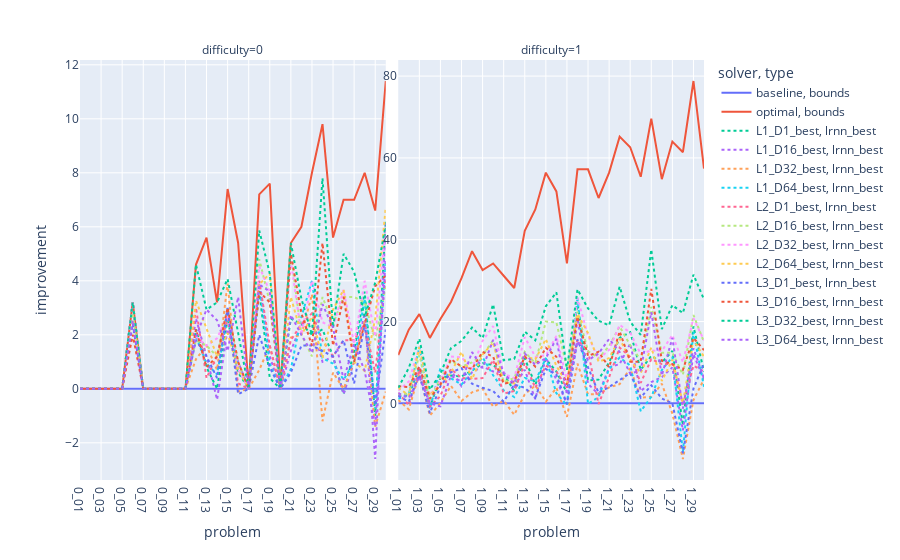
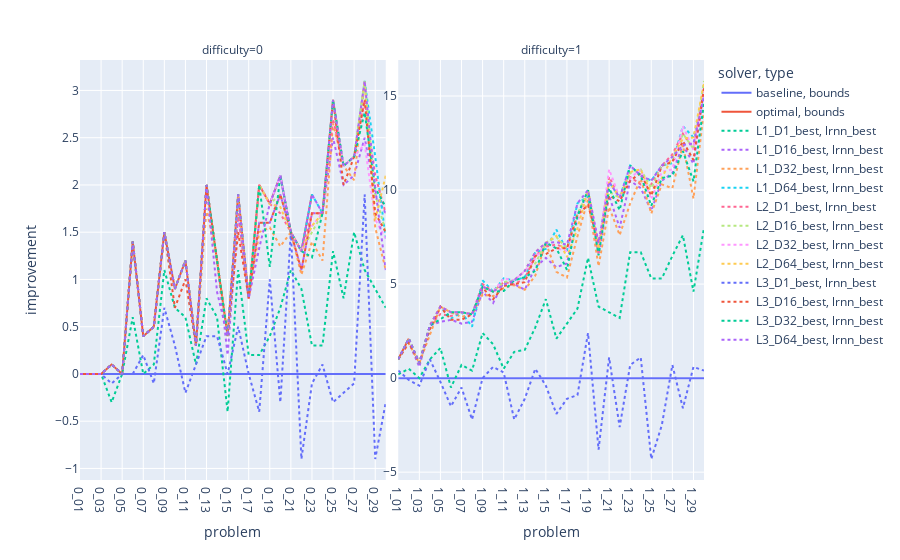
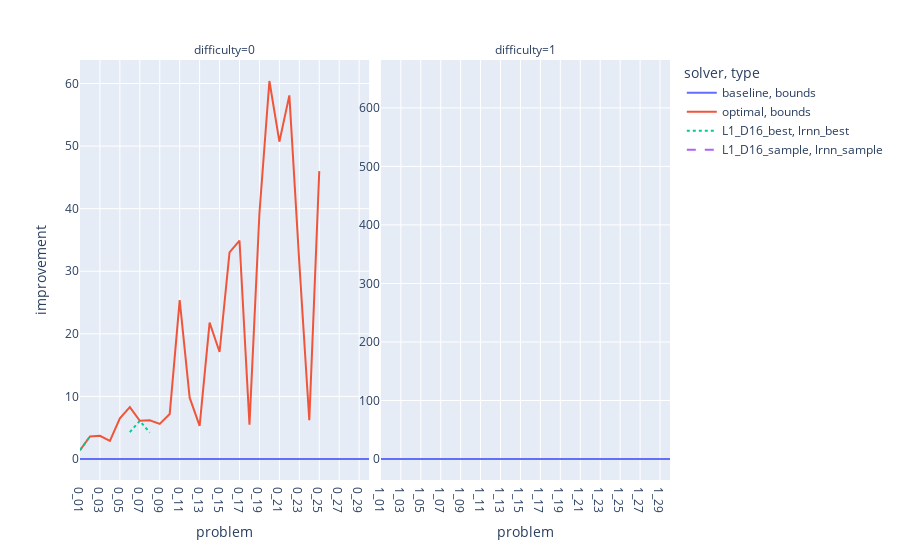

These figures' notebook cell, in order:
### Markdown cell above
# Absolute difference plots

### Code cell
plot_difference(absolute=True, choices=choices, layers=layers, dimensions=dimensions)
